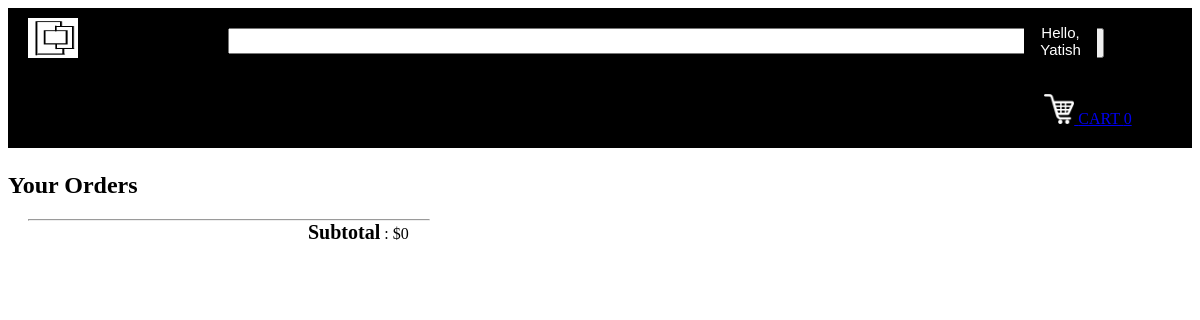
Page /account/orders (signed in) on the earlier database version.
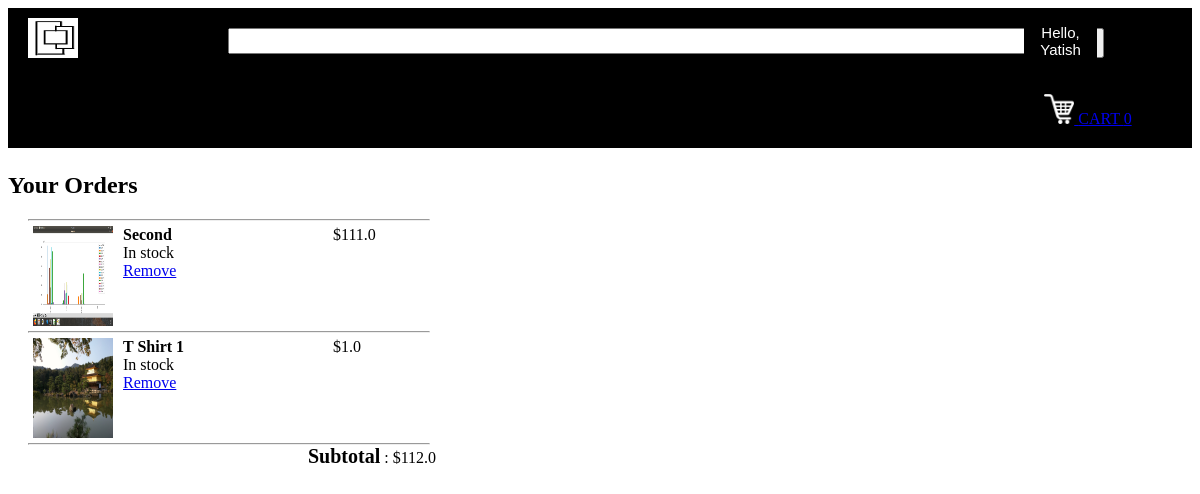
Same page on the later database version.
### tables this page shows
CREATE TABLE users 
		(userId INTEGER PRIMARY KEY, 
		password TEXT,
		email TEXT,
		firstName TEXT,
		lastName TEXT,
		address1 TEXT,
		address2 TEXT,
		zipcode TEXT,
		city TEXT,
		state TEXT,
		country TEXT, 
		phone TEXT
		);

CREATE TABLE products
		(productId INTEGER PRIMARY KEY,
		name TEXT,
		price REAL,
		description TEXT,
		image TEXT,
		stock INTEGER,
		categoryId INTEGER, sellerid integer,
		FOREIGN KEY(categoryId) REFERENCES categories(categoryId)
		);

### main.py (the view)
@app.route('/account/orders')
def myorders():
    if "email" in session :
        cust = Customer(session["email"])
        orders = cust.get_order()
    loggedIn, firstName, noOfItems = getLoginDetails()
    return render_template("manageorder.html", products = orders["products"], totalPrice=orders["price"], loggedIn=loggedIn, firstName=firstName, noOfItems=noOfItems)

### Customer.py (called while the page is built)
    def get_address(self,email):
        con = sqlite3.connect('database.db')
        cur = con.cursor()
        self.email = email
        cur.execute('SELECT address1,address2,zipcode,city,state,country,phone FROM users WHERE email = ? ',(email,))
        rows = cur.fetchall()
        address = rows[0][0]+" "+rows[0][1]+" "+ rows[0][2]+" "+rows[0][3]+" "+rows[0][4]+" "+rows[0][5]+" "
        con.close()
        return address

    def get_order(self):
        ords = Order(self._email)
        products,price = ords.getorders()
        return {"status":200,"products":products,"price":price}

### Order.py (called while the page is built)
    def _getId(self,email):
        db = sqlite3.connect('database.db')
        cursor = db.cursor()
        cursor.execute("SELECT userId FROM users WHERE email = '" + email + "'")
        userId = cursor.fetchone()[0]
        return userId

    def getorders(self):
        totalPrice=0
        with sqlite3.connect('database.db') as conn:
            cur = conn.cursor()
            cur.execute("SELECT products.productId, products.name, products.price, products.image FROM products, orders WHERE products.productId = orders.productId AND orders.custid = " + str(self._cstid))
            products = cur.fetchall()
        totalPrice = 0
        for row in products:
            totalPrice += row[2]
        return products,totalPrice

### main.py (called while the page is built)
def getLoginDetails():
    with sqlite3.connect('database.db') as conn:
        cur = conn.cursor()
        if 'email' not in session:
            loggedIn = False
            firstName = ''
            noOfItems = 0
        else:
            loggedIn = True
            cur.execute("SELECT userId, firstName FROM users WHERE email = '" + session['email'] + "'")
            userId, firstName = cur.fetchone()
            cur.execute("SELECT count(productId) FROM kart WHERE userId = " + str(userId))
            noOfItems = cur.fetchone()[0]
    conn.close()
    return (loggedIn, firstName, noOfItems)

### templates/manageorder.html (shortened to what this page needs)
<!DOCTYPE HTML>
<html>
<head>
<link rel="stylesheet" href={{url_for('static', filename='css/cart.css')}} />
<link rel="stylesheet" href={{url_for('static', filename='css/topStyle.css') }} />
</head>
<body>
<div id="title">
	<a href="/">
	<img id="logo" src= {{ url_for('static', filename='images/logo.png') }} />
	</a>
	<form>
		<input id="searchBox" type="text" name="searchQuery">
	</form>
	{% if not loggedIn %}
		<div id="signInButton">
			<a class="link" href="/loginForm">Sign In</a>
		</div>
	{% else %}
	<div class="dropdown">
		<button class="dropbtn">Hello, <br>{{firstName}}</button>
	</div>
	{% endif %}
	<div id="kart">
		<a class="link" href="/cart">
		<img src={{url_for('static', filename='images/shoppingCart.png')}} id="cartIcon" />
		CART {{noOfItems}}
		</a>
	</div>
</div>
<div id="cartItems">
	<h2>Your Orders</h2>
	<div id="tableItems">
		{% for row in products %}
		<div>
			<hr id="seperator">
			<div id="itemImage">
				<img src={{url_for('static', filename='uploads/'+row[3])}} id="image"/>
			</div>
			<div id="itemName">
				<span id="itemNameTag">{{row[1]}}</span><br>
				In stock<br>
				<a onclick="return confirm('Are you sure?')"  href="/removeFromOrders?productId={{row[0]}}">Remove</a>
			</div>
			<div id="itemPrice">
				${{row[2]}}
			</div>
		</div>
		{% endfor %}
		<hr id="seperator">
		<div id="total">
			<span id="subtotal">Subtotal</span> : ${{totalPrice}}
		</div>
	</div>
</div>
</body>
</html>

### static/css/cart.css (style rules this page uses)
#tableItems { margin-left: 20px; margin-right: 20px; margin-top: 20px; margin-bottom: 20px; }
#itemImage { margin-left: 5px; margin-right: 5px; margin-top: 5px; margin-bottom: 5px; height: 100px; float: left; }
#itemName { margin-left: 5px; margin-right: 5px; margin-top: 5px; margin-bottom: 5px; height: 100px; width: 200px; float: left; }
#itemPrice { margin-left: 5px; margin-right: 5px; margin-top: 5px; margin-bottom: 5px; height: 100px; display: inline-block; }
#image { height: 100px; width: 80px; }
#seperator { margin: 0px; max-width: 400px; }
#total { padding-left: 280px; }
#itemNameTag { font-weight: bold; }
#subtotal { font-weight: bold; font-size: 20px; }

### static/css/topStyle.css (style rules this page uses)
#logo { height: 40px; width: 50px; margin-left: 20px; margin-top: 10px; margin-bottom: 10px; margin-right: 20px; float: left; }
#title { background-color: black; display: inline-block; width: 100%; }
#searchBox { position: relative; left: 110px; height: 20px; width: 800px; margin-left: 20px; margin-top: 20px; margin-bottom: 20px; margin-right: 20px; float: left; font-size: 1.5em; }
.dropbtn { background-color: black; color: white; padding: 16px; font-size: 15px; border: none; cursor: pointer; }
.dropdown { position: relative; float: left; }
#kart { color: white; margin-top: 20px; margin-bottom: 20px; margin-left: 20px; margin-right: 20px; float: left; }
#cartIcon { height: 30px; width: 30px; }

Differences in the rows shown:
now on this page (row edited): products: image (picture), name "Second", price "111.0"
now on this page (row edited): products: image (picture), name "T Shirt 1", price "1.0"
Other differences:
{{ totalPrice }}: "0" → "112.0"
